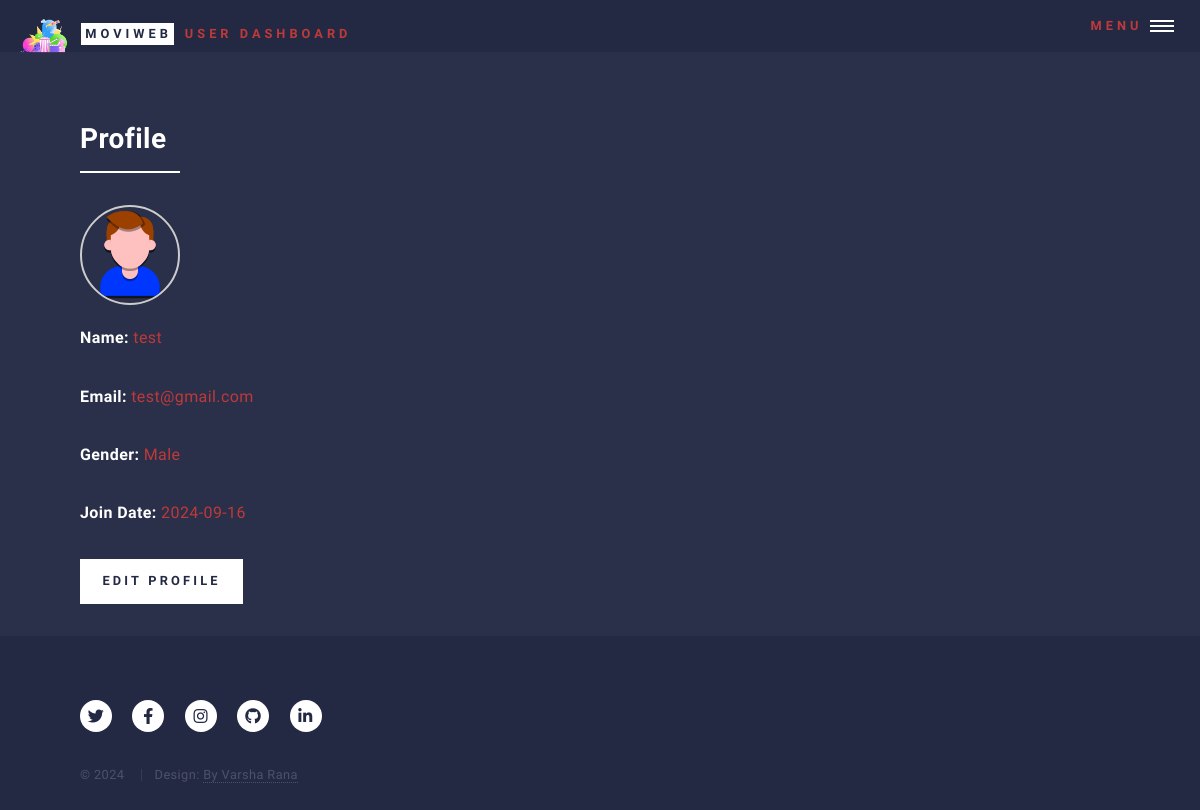
The app's page /user/user_profile (signed in), older data.
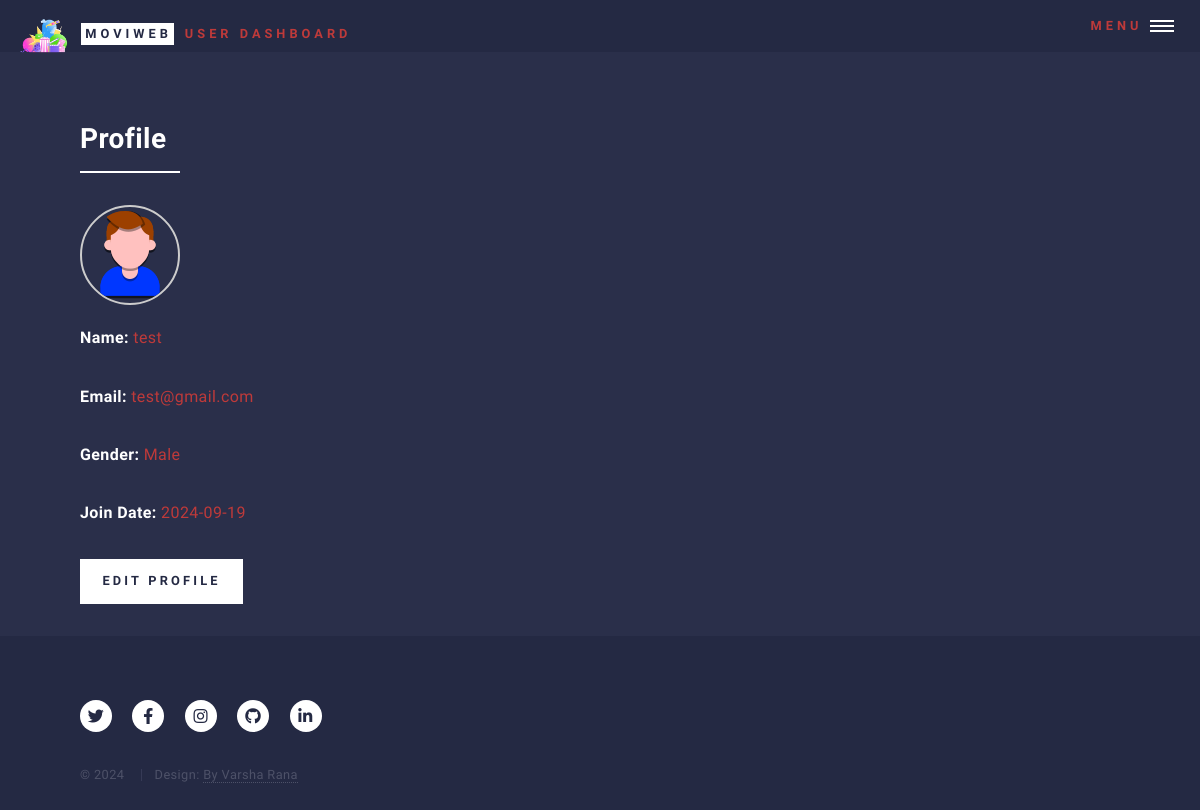
The same page, newer data.
### models.py (models this page shows, shortened)
class User(db.Model):
    __tablename__ = 'user'
    id = db.Column(db.Integer, primary_key=True)
    name = db.Column(db.String(100), nullable=False)
    email = db.Column(db.String(120), unique=True, nullable=False)
    password = db.Column(db.String(200), nullable=False)
    gender = db.Column(db.String(10), nullable=True)  # Optional field for gender
    profile_picture = db.Column(db.String(200), nullable=True)  # Optional field for profile picture URL
    password_update_date = db.Column(db.DateTime, nullable=True)
    join_date = db.Column(db.DateTime, default=db.func.current_timestamp())
    movies = db.relationship('Movie', backref='user', lazy=True)
    favorites = db.relationship('Favorite', back_populates='user', lazy=True)
    admin_id = db.Column(db.Integer, db.ForeignKey('admin.id'), nullable=True)

### controllers/user_controllers/user_controller_for_user_profile.py (the view)
def user_profile():
    if not user_logged_in():
        return handle_not_logged_in()  # Handle case where user is not logged in
    user = user_logged_in()
    if user is None:
        return handle_invalid_user()  # Handle case where user is not valid
    user_id = User.query.get(user.id)
    return render_template('user_profile.html', user=user_id)

### controllers/common_fun.py (called while the page is built)
def user_logged_in():
    user_id = session.get('user_id')
    if user_id:
        return User.query.get(user_id)  # This should return the User object or None
    return None

### templates/user/user_profile.html (shortened to what this page needs)
<!DOCTYPE HTML>
<html>
<head>
    <link rel="stylesheet" href="../../static/css/main.css"/>
</head>
<body class="is-preload">
<div id="wrapper">
    <header id="header" class="alt">
        {% include 'partials/user_header.html' %}
    </header>
    <div id="main">
        <section id="user-profile">
            <div class="inner">
                <header class="major">
                    <h2>Profile</h2>
                </header>
                <div class="profile-image">
                    {% if user.profile_picture %}
                    <img src="{{ url_for('static', filename='images/upload/profile_image/' ~ user.profile_picture) }}"
                         alt="Profile Picture" class="profile-pic"/>
                    {% else %}
                    <img src="{{ url_for('static', filename='images/default_profile.png') }}"
                         alt="Default Profile Picture" class="profile-pic"/>
                    {% endif %}
                </div>
                <p><strong>Name:</strong> {{ user.name }}</p>
                <p><strong>Email:</strong> {{ user.email }}</p>
                <p><strong>Gender:</strong> {{ user.gender or 'Not Specified' }}</p>
                <p><strong>Join Date:</strong> {{ user.join_date.strftime('%Y-%m-%d') }}</p>
                <a href="{{ url_for('user_bp.edit_user_profile', user_id=user.id) }}" class="button primary">Edit
                    Profile</a>
            </div>
        </section>
    </div>
    <footer id="footer">
        {% include 'partials/movie_web_app_footer.html' %}
    </footer>
</div>
</body>
</html>

Row changes from the older to the newer data that the page shows:
changed User "test": join_date "2024-09-16" → "2024-09-19"
